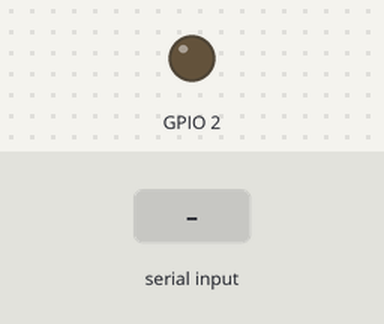
A sketch run on a simulated ESP32. Shown: output pins drawn as LEDs (lit = HIGH). Dashed ring = blinking. The test bench sets the inputs (shaded band). Nothing arrives over Bluetooth unless stated.

Above: at 2.8 s.
2.9 s: "2" received over the second serial link
At 3.15 s:
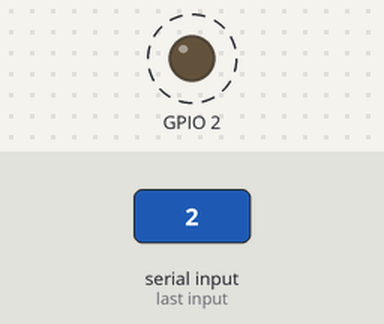
Timing chart, 0 to 12.4 s (numbered marks = the images above; inputs shaded):
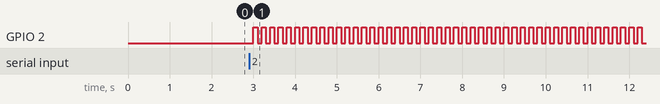

Measured:
- after the input at 2.9 s, GPIO 2: alternates HIGH for 0.10 s and LOW for 0.10 s, starting after 0.10 s

The sketch:

ESP32_BT.ino
```cpp
#include "BluetoothSerial.h"

BluetoothSerial serialBT;

void setup() {
  serialBT.begin("Christina");
  pinMode(2, OUTPUT);
}

char cmd = '0';

void loop() {
  if(serialBT.available()) {
    cmd = serialBT.read();
  }
  if(cmd == '1') {
    digitalWrite(2, HIGH);
    delay(1000);
  }
  if(cmd == '0') {
    digitalWrite(2, LOW);
    delay(1000);
  }
  if(cmd== '2'){
    for(int i=0; i<100; i++) {
      digitalWrite(2, HIGH);
     delay(100);
      digitalWrite(2, LOW);
     delay(100);
    }
  }
}
```
